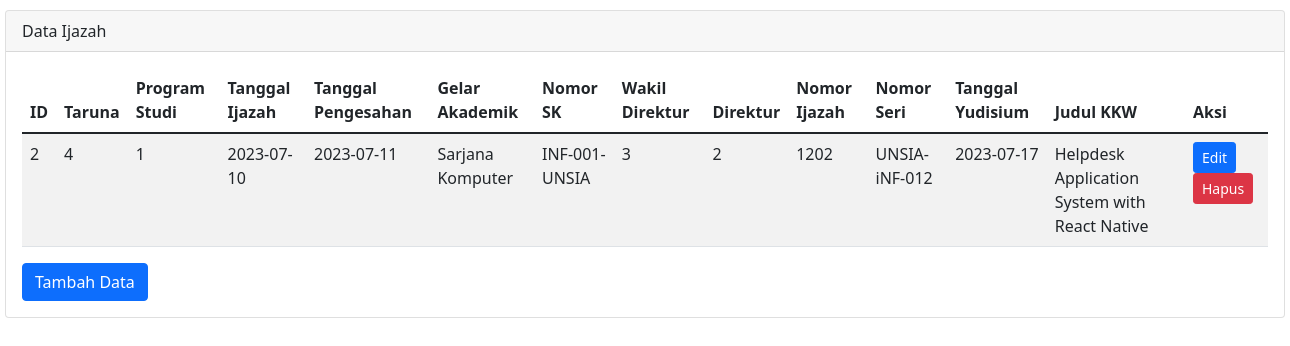
Page /ijazah/CRUDIjasah/index.php on the committed database.
### tables this page shows
CREATE TABLE `ijazah` (
  `id` int(11) NOT NULL,
  `taruna` int(11) NOT NULL,
  `program_studi` int(11) NOT NULL,
  `tanggal_ijazah` date NOT NULL,
  `tanggal_pengesahan` date NOT NULL,
  `gelar_akademik` varchar(255) NOT NULL,
  `nomor_sk` varchar(255) NOT NULL,
  `wakil_direktur` int(11) NOT NULL,
  `direktur` int(11) NOT NULL,
  `nomor_ijazah` varchar(255) NOT NULL,
  `nomor_seri` varchar(255) NOT NULL,
  `tanggal_yudisium` date NOT NULL,
  `judul_kkw` varchar(255) NOT NULL
);

### ijazah/CRUDIjasah/index.php (the view, shortened to what this page needs)
<?php
include('koneksi.php');
$query = mysqli_query($koneksi, "SELECT * FROM ijazah");
?>
<!DOCTYPE html>
<html>
<head>
    <link href="https://cdn.jsdelivr.net/npm/bootstrap@5.1.3/dist/css/bootstrap.min.css" rel="stylesheet">
</head>
<body>
    <div class="mx-auto">
        <div class="card">
            <div class="card-header">
                Data Ijazah
            </div>
            <div class="card-body">
                <table class="table table-striped">
                    <thead>
                        <tr>
                            <th>ID</th>
                            <th>Taruna</th>
                            <th>Program Studi</th>
                            <th>Tanggal Ijazah</th>
                            <th>Tanggal Pengesahan</th>
                            <th>Gelar Akademik</th>
                            <th>Nomor SK</th>
                            <th>Wakil Direktur</th>
                            <th>Direktur</th>
                            <th>Nomor Ijazah</th>
                            <th>Nomor Seri</th>
                            <th>Tanggal Yudisium</th>
                            <th>Judul KKW</th>
                            <th>Aksi</th>
                        </tr>
                    </thead>
                    <tbody>
                        <?php
                        while ($row = mysqli_fetch_assoc($query)) {
                            echo "<tr>";
                            echo "<td>" . $row['id'] . "</td>";
                            echo "<td>" . $row['taruna'] . "</td>";
                            echo "<td>" . $row['program_studi'] . "</td>";
                            echo "<td>" . $row['tanggal_ijazah'] . "</td>";
                            echo "<td>" . $row['tanggal_pengesahan'] . "</td>";
                            echo "<td>" . $row['gelar_akademik'] . "</td>";
                            echo "<td>" . $row['nomor_sk'] . "</td>";
                            echo "<td>" . $row['wakil_direktur'] . "</td>";
                            echo "<td>" . $row['direktur'] . "</td>";
                            echo "<td>" . $row['nomor_ijazah'] . "</td>";
                            echo "<td>" . $row['nomor_seri'] . "</td>";
                            echo "<td>" . $row['tanggal_yudisium'] . "</td>";
                            echo "<td>" . $row['judul_kkw'] . "</td>";
                            echo "<td>
                                <a href='update.php?id=" . $row['id'] . "' class='btn btn-sm btn-primary'>Edit</a>
                                <a href='delete.php?id=" . $row['id'] . "' class='btn btn-sm btn-danger' onclick='return confirm(\"Apakah Anda yakin ingin menghapus data?\")'>Hapus</a>
                            </td>";
                            echo "</tr>";
                        }
                        ?>
                    </tbody>
                </table>
                <a href="create.php" class="btn btn-primary">Tambah Data</a>
            </div>
        </div>
    </div>
</body>
</html>

### ijazah/CRUDIjasah/index.php (style rules this page uses)
.mx-auto { width: 1280px }
.card { margin-top: 10px; }

### rows in the picture
ijazah: id "2", taruna "4", program_studi "1", tanggal_ijazah "2023-07-10", tanggal_pengesahan "2023-07-11", gelar_akademik "Sarjana Komputer", nomor_sk "INF-001-UNSIA", wakil_direktur "3", direktur "2", nomor_ijazah "1202", nomor_seri "UNSIA-iNF-012", tanggal_yudisium "2023-07-17", judul_kkw "Helpdesk Application System with React Native"
